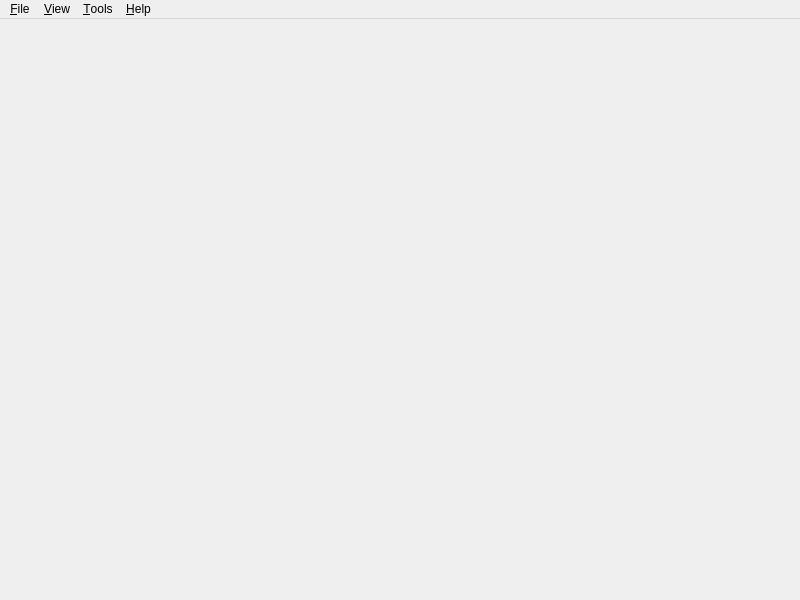
<?xml version="1.0" encoding="UTF-8"?>
<ui version="4.0">
 <class>VirtausWindow</class>
 <widget class="QMainWindow" name="VirtausWindow">
  <property name="windowModality">
   <enum>Qt::ApplicationModal</enum>
  </property>
  <property name="geometry">
   <rect>
    <x>0</x>
    <y>0</y>
    <width>800</width>
    <height>600</height>
   </rect>
  </property>
  <property name="minimumSize">
   <size>
    <width>800</width>
    <height>600</height>
   </size>
  </property>
  <property name="windowTitle">
   <string>The Virtaus project</string>
  </property>
  <property name="windowIcon">
   <iconset resource="resources.qrc">
    <normaloff>:/virtaus/images/resources/icon.svg</normaloff>:/virtaus/images/resources/icon.svg</iconset>
  </property>
  <property name="iconSize">
   <size>
    <width>64</width>
    <height>64</height>
   </size>
  </property>
  <property name="unifiedTitleAndToolBarOnMac">
   <bool>true</bool>
  </property>
  <widget class="QWidget" name="centralWidget">
   <layout class="QGridLayout" name="gridLayout">
    <property name="leftMargin">
     <number>0</number>
    </property>
    <property name="topMargin">
     <number>0</number>
    </property>
    <property name="rightMargin">
     <number>0</number>
    </property>
    <property name="bottomMargin">
     <number>0</number>
    </property>
    <item row="0" column="0">
     <widget class="AnimatedStackedWidget" name="mainStack">
      <widget class="QWidget" name="collectionPage">
       <layout class="QGridLayout" name="gridLayout_2">
        <property name="leftMargin">
         <number>0</number>
        </property>
        <property name="topMargin">
         <number>0</number>
        </property>
        <property name="rightMargin">
         <number>0</number>
        </property>
        <property name="bottomMargin">
         <number>0</number>
        </property>
        <property name="spacing">
         <number>0</number>
        </property>
        <item row="0" column="0">
         <widget class="CollectionView" name="collectionView" native="true"/>
        </item>
       </layout>
      </widget>
      <widget class="QWidget" name="horizontalStackPage">
       <layout class="QGridLayout" name="gridLayout_3">
        <property name="leftMargin">
         <number>0</number>
        </property>
        <property name="topMargin">
         <number>0</number>
        </property>
        <property name="rightMargin">
         <number>0</number>
        </property>
        <property name="bottomMargin">
         <number>0</number>
        </property>
        <item row="0" column="0">
         <widget class="CollectionDataPage" name="collectionDataPage" native="true"/>
        </item>
       </layout>
      </widget>
     </widget>
    </item>
   </layout>
  </widget>
  <widget class="QMenuBar" name="menuBar">
   <property name="geometry">
    <rect>
     <x>0</x>
     <y>0</y>
     <width>800</width>
     <height>21</height>
    </rect>
   </property>
   <property name="nativeMenuBar">
    <bool>true</bool>
   </property>
   <widget class="QMenu" name="menuArquivo">
    <property name="title">
     <string>&amp;File</string>
    </property>
    <addaction name="actionNova_cole_o"/>
    <addaction name="separator"/>
    <addaction name="actionSair"/>
   </widget>
   <widget class="QMenu" name="menuSobre">
    <property name="title">
     <string>&amp;Help</string>
    </property>
    <addaction name="actionSobre_o_Virtaus"/>
    <addaction name="actionAbout_Qt"/>
   </widget>
   <widget class="QMenu" name="menuFerramentas">
    <property name="title">
     <string>&amp;Tools</string>
    </property>
    <addaction name="actionPrefer_ncias"/>
   </widget>
   <widget class="QMenu" name="menuView">
    <property name="title">
     <string>&amp;View</string>
    </property>
    <addaction name="actionCollections"/>
   </widget>
   <addaction name="menuArquivo"/>
   <addaction name="menuView"/>
   <addaction name="menuFerramentas"/>
   <addaction name="menuSobre"/>
  </widget>
  <action name="actionNova_cole_o">
   <property name="text">
    <string>&amp;New collection</string>
   </property>
   <property name="shortcut">
    <string>Ctrl+N</string>
   </property>
  </action>
  <action name="actionSair">
   <property name="text">
    <string>&amp;Quit</string>
   </property>
   <property name="shortcut">
    <string>Ctrl+Q</string>
   </property>
   <property name="shortcutContext">
    <enum>Qt::ApplicationShortcut</enum>
   </property>
  </action>
  <action name="actionSobre_o_Virtaus">
   <property name="text">
    <string>&amp;About Virtaus</string>
   </property>
  </action>
  <action name="actionPrefer_ncias">
   <property name="text">
    <string>&amp;Preferences</string>
   </property>
  </action>
  <action name="actionCollections">
   <property name="text">
    <string>&amp;Collections</string>
   </property>
  </action>
  <action name="actionAbout_Qt">
   <property name="text">
    <string>About Qt</string>
   </property>
  </action>
 </widget>
 <layoutdefault spacing="6" margin="11"/>
 <customwidgets>
  <customwidget>
   <class>AnimatedStackedWidget</class>
   <extends>QStackedWidget</extends>
   <header>widgets/animated-stacked-widget.h</header>
   <container>1</container>
  </customwidget>
  <customwidget>
   <class>CollectionView</class>
   <extends>QWidget</extends>
   <header>collection-view.h</header>
   <container>1</container>
   <slots>
    <signal>collectionSelected(Virtaus::Core::Collection*)</signal>
   </slots>
  </customwidget>
  <customwidget>
   <class>CollectionDataPage</class>
   <extends>QWidget</extends>
   <header>collection-data-page.h</header>
   <container>1</container>
  </customwidget>
 </customwidgets>
 <resources>
  <include location="resources.qrc"/>
 </resources>
 <connections>
  <connection>
   <sender>actionSair</sender>
   <signal>triggered()</signal>
   <receiver>VirtausWindow</receiver>
   <slot>close()</slot>
   <hints>
    <hint type="sourcelabel">
     <x>-1</x>
     <y>-1</y>
    </hint>
    <hint type="destinationlabel">
     <x>399</x>
     <y>299</y>
    </hint>
   </hints>
  </connection>
  <connection>
   <sender>actionSobre_o_Virtaus</sender>
   <signal>triggered()</signal>
   <receiver>VirtausWindow</receiver>
   <slot>show_about()</slot>
   <hints>
    <hint type="sourcelabel">
     <x>-1</x>
     <y>-1</y>
    </hint>
    <hint type="destinationlabel">
     <x>399</x>
     <y>299</y>
    </hint>
   </hints>
  </connection>
  <connection>
   <sender>actionNova_cole_o</sender>
   <signal>triggered()</signal>
   <receiver>VirtausWindow</receiver>
   <slot>new_collection_wizard()</slot>
   <hints>
    <hint type="sourcelabel">
     <x>-1</x>
     <y>-1</y>
    </hint>
    <hint type="destinationlabel">
     <x>399</x>
     <y>299</y>
    </hint>
   </hints>
  </connection>
  <connection>
   <sender>actionPrefer_ncias</sender>
   <signal>triggered()</signal>
   <receiver>VirtausWindow</receiver>
   <slot>show_preferences()</slot>
   <hints>
    <hint type="sourcelabel">
     <x>-1</x>
     <y>-1</y>
    </hint>
    <hint type="destinationlabel">
     <x>399</x>
     <y>299</y>
    </hint>
   </hints>
  </connection>
  <connection>
   <sender>actionCollections</sender>
   <signal>triggered()</signal>
   <receiver>VirtausWindow</receiver>
   <slot>show_home()</slot>
   <hints>
    <hint type="sourcelabel">
     <x>-1</x>
     <y>-1</y>
    </hint>
    <hint type="destinationlabel">
     <x>399</x>
     <y>299</y>
    </hint>
   </hints>
  </connection>
  <connection>
   <sender>actionAbout_Qt</sender>
   <signal>triggered()</signal>
   <receiver>VirtausWindow</receiver>
   <slot>show_about_qt()</slot>
   <hints>
    <hint type="sourcelabel">
     <x>-1</x>
     <y>-1</y>
    </hint>
    <hint type="destinationlabel">
     <x>399</x>
     <y>299</y>
    </hint>
   </hints>
  </connection>
 </connections>
 <slots>
  <slot>show_about()</slot>
  <slot>new_collection_wizard()</slot>
  <slot>show_preferences()</slot>
  <slot>show_home()</slot>
  <slot>show_about_qt()</slot>
  <slot>show_view(Virtaus::View::Views)</slot>
 </slots>
</ui>
